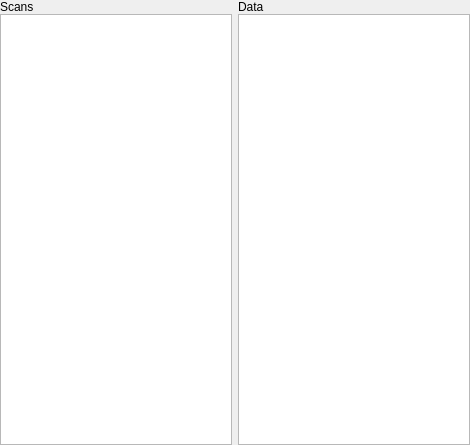
<?xml version="1.0" encoding="UTF-8"?>
<ui version="4.0">
 <class>Form</class>
 <widget class="QWidget" name="Form">
  <property name="geometry">
   <rect>
    <x>0</x>
    <y>0</y>
    <width>470</width>
    <height>445</height>
   </rect>
  </property>
  <property name="windowTitle">
   <string>Form</string>
  </property>
  <layout class="QGridLayout" name="layout">
   <property name="leftMargin">
    <number>0</number>
   </property>
   <property name="topMargin">
    <number>0</number>
   </property>
   <property name="rightMargin">
    <number>0</number>
   </property>
   <property name="bottomMargin">
    <number>0</number>
   </property>
   <property name="verticalSpacing">
    <number>0</number>
   </property>
   <item row="2" column="1">
    <widget class="QListWidget" name="listData"/>
   </item>
   <item row="1" column="0">
    <widget class="QLabel" name="label">
     <property name="text">
      <string>Scans</string>
     </property>
    </widget>
   </item>
   <item row="1" column="1">
    <widget class="QLabel" name="label_2">
     <property name="text">
      <string>Data</string>
     </property>
    </widget>
   </item>
   <item row="2" column="0">
    <widget class="QListWidget" name="listScans"/>
   </item>
   <item row="0" column="0">
    <widget class="QFrame" name="frame">
     <property name="frameShape">
      <enum>QFrame::StyledPanel</enum>
     </property>
     <property name="frameShadow">
      <enum>QFrame::Raised</enum>
     </property>
    </widget>
   </item>
  </layout>
 </widget>
 <resources/>
 <connections/>
</ui>
